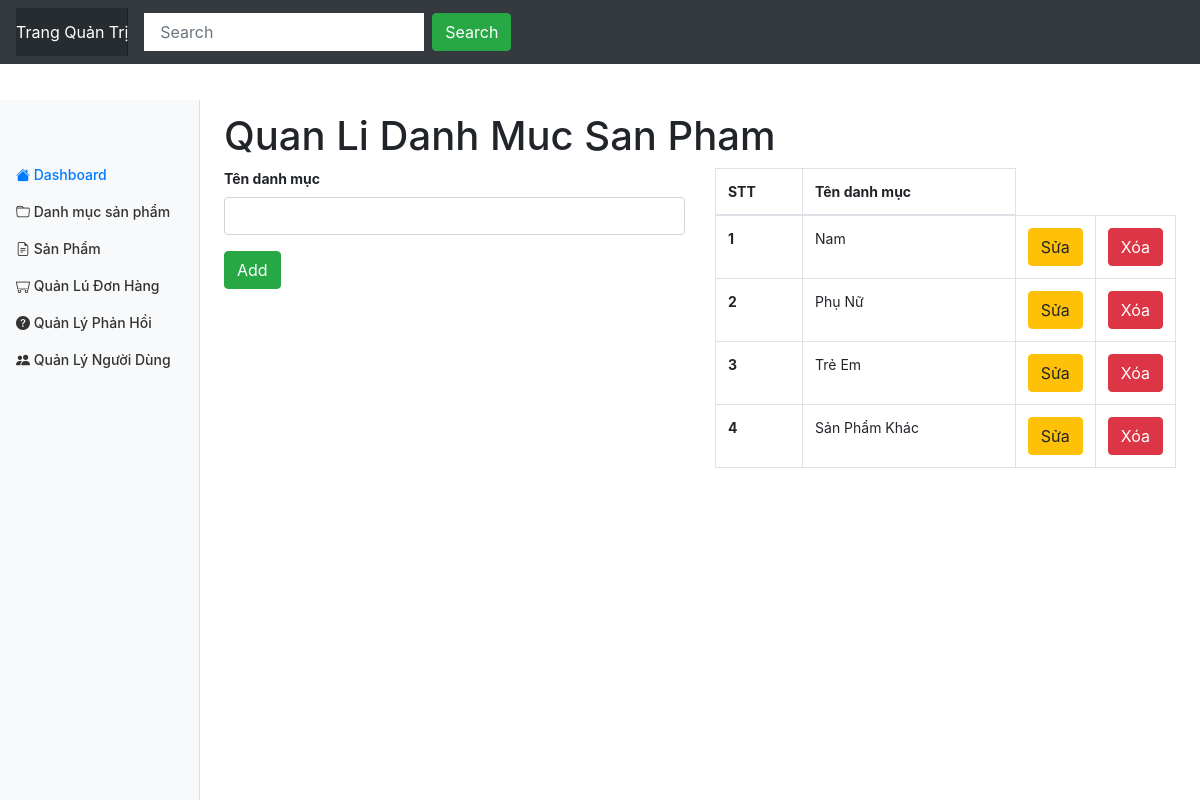
/admin/category/index.php (signed in), run on the app's committed database.
### tables this page shows
CREATE TABLE `category` (
  `id` int(11) NOT NULL,
  `name` varchar(100) DEFAULT NULL
);

### database/dbhelper.php (called while the page is built, shortened)
<?php
function executeResult($sql,$isSingle = false){
	$data = null;
	$conn = mysqli_connect(HOST,USERNAME,PASSWORD,DATABASE);
	mysqli_set_charset($conn,'utf8');
	$resultset = mysqli_query($conn,$sql);
	if($isSingle){
		$data = mysqli_fetch_array($resultset,1);
	}else{
		$data = [];
		while(($row = mysqli_fetch_array($resultset,1)) != null){
			$data[] = $row;
		}
	}
	return $data;
}

### admin/category/index.php (the view, shortened to what this page needs)
<?php
    require_once'..\layouts\header.php';
        $id = $name = '';
    $sql = "select *from category";
     $data = executeResult($sql);
?>
<div class="row">
  <div class="col-md-12">
<h1>Quan Li Danh Muc San Pham</h1>
  </div>
  <div class="col-md-6">
    <form method="post" action="index.php" onsubmit="return validateForm();">
          <div class="form-group">
          <label for="usr" style="font-weight: bold;">Tên danh mục</label>
          <input required="true" type="text" class="form-control" id="usr" name="name" value="<?=$name?>">
        </div>
        <button class="btn btn-success">Add</button>
      </form>
  </div>
  <div class="col-md-6 table-responsive">
    <table class="table table-bordered table-hover">
      <thead>
        <tr>
          <th>STT</th>
          <th>Tên danh mục</th>
        </tr>
      </thead>
<tbody>
  <?php
  $index = 0;
foreach ($data as $item) {
  echo '<tr>
          <th>'.(++$index).'</th>
          <td>'.$item['name'].'</td>
          <td style="width: 50px;">
           <a href="?id='.$item['id'].'">
           <button class="btn btn-warning">Sửa</button>
           </a>
          </td>
          <td style="width: 50px">
          <button onclick="deleteCategory('.$item['id'].')" class="btn btn-danger">Xóa</button>
          </td>
        </tr>
        ';
}
  ?>
</tbody>
    </table>
  </div>
</div>
<?php
     require_once'..\layouts\footer.php';
 ?>

### assets/css/dashboard.css (style rules this page uses)
body { font-size: .875rem; }

### data on the page
category: name "Nam"
category: name "Phụ Nữ"
category: name "Trẻ Em"
category: name "Sản Phẩm Khác"
